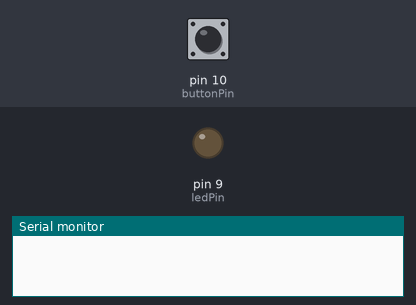
Simulated run of this sketch. Board: Arduino Uno, built with avr-gcc and run on an emulated ATmega328P. Shown: output pins drawn as LEDs (lit = HIGH), the last lines printed to the serial monitor. Inputs (shaded band) come from the test bench; at power-on: pin 10 (buttonPin) HIGH.

Above: at 1.2 s.
1.3 s: pin 10 (buttonPin) pulled LOW for 0.15 s
At 2.4 s:
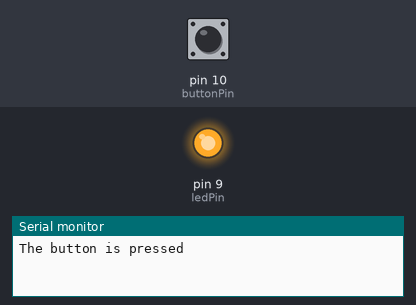
2.9 s: pin 10 (buttonPin) pulled LOW for 1 s
At 3.7 s:
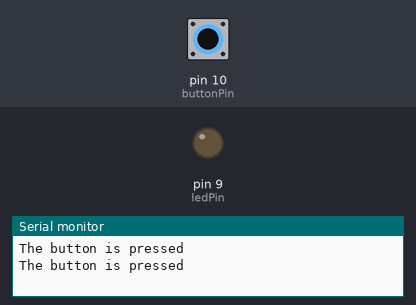
5.4 s: pin 10 (buttonPin) pulled LOW for 3.2 s
At 5.7 s:
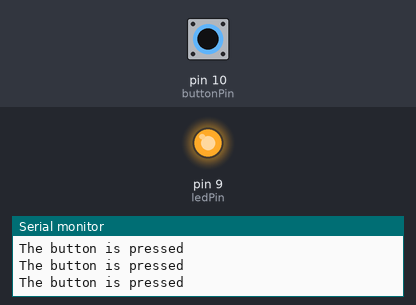
Timing chart, 0 to 8.4 s (numbered marks = the images above; inputs shaded):
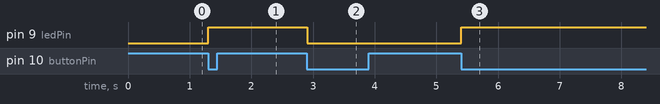

The sketch:

ToggleButton.ino
```cpp
/*
 * Toggle Button
*/

// led variable
int ledPin = 9; // 220 ohm
int ledState = LOW;

// button variables
int buttonPin = 10; // 10k ohm
int buttonVal;
int lastButtonState;
int currentButtonState;

int dt = 10;

void setup()
{
  pinMode(ledPin, OUTPUT);
  pinMode(buttonPin, INPUT_PULLUP);
  currentButtonState = digitalRead(buttonPin);

  Serial.begin(9600);
}

void loop()
{
  lastButtonState = currentButtonState;         // save the last state
  currentButtonState = digitalRead(buttonPin); // read new state

  if(lastButtonState == HIGH && currentButtonState == LOW) {
    Serial.println("The button is pressed");

    // toggle state of LED
    ledState = !ledState;

    // control LED arccoding to the toggled state
    digitalWrite(ledPin, ledState);
  }

  delay(dt);
}
```

Measured:
- after the input at 1.3 s, pin 9 (ledPin): LOW → HIGH at once
- after the input at 2.9 s, pin 9 (ledPin): HIGH → LOW at once
- after the input at 5.4 s, pin 9 (ledPin): LOW → HIGH at once
